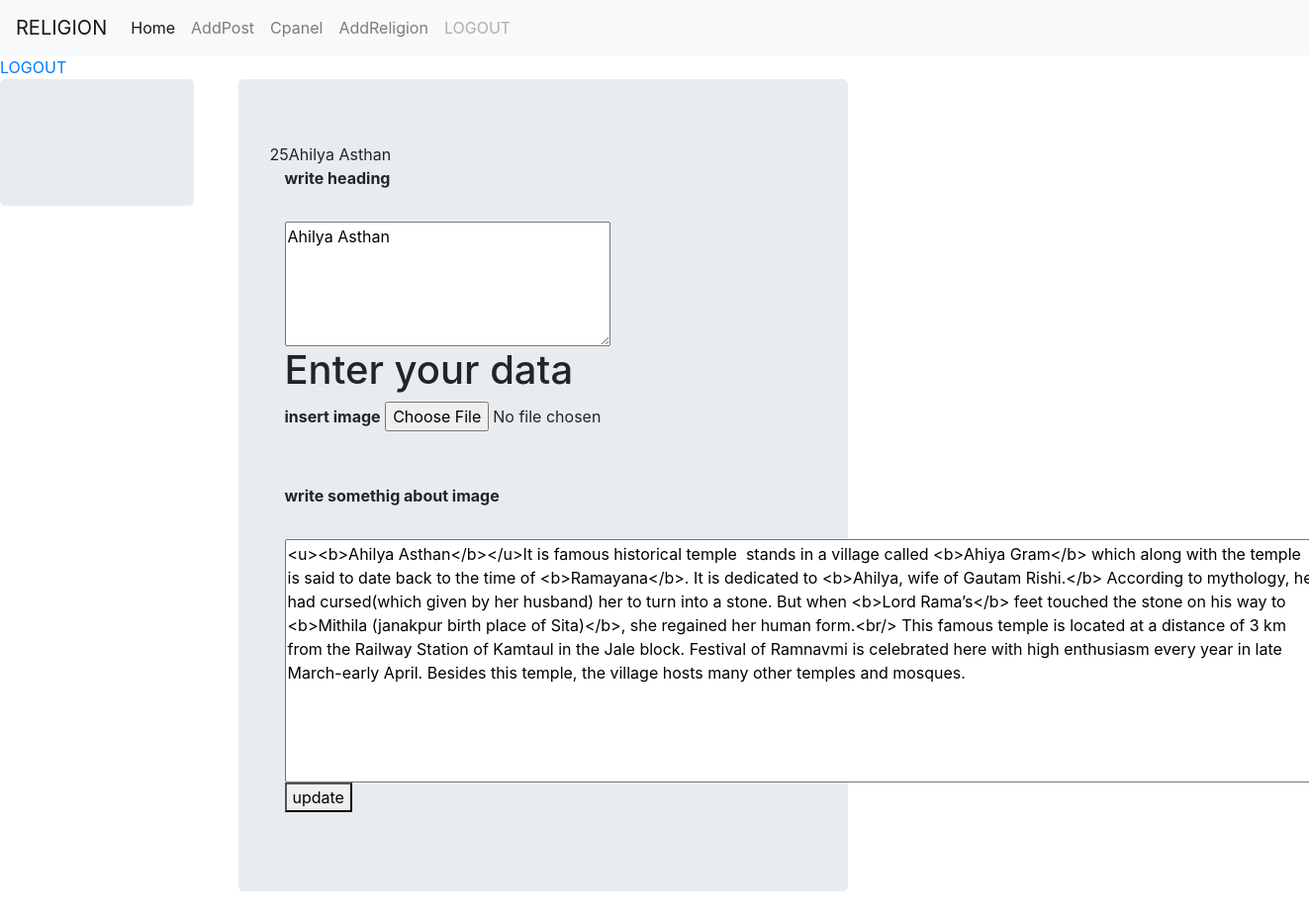
Screenshot of /admin/edit_post.php?pid=25 (signed in) with the database file from the repository.
### tables this page shows
CREATE TABLE `post` (
  `sno` int(4) NOT NULL,
  `rno` int(4) NOT NULL,
  `heading` varchar(255) NOT NULL,
  `image` text DEFAULT NULL,
  `content` longtext NOT NULL
);

### admin/edit_post.php (the view, shortened to what this page needs)
<html>
<?php
include'../db.php';
?>
<head>
  <link rel="stylesheet" href="https://maxcdn.bootstrapcdn.com/bootstrap/4.0.0/css/bootstrap.min.css" >
</head>
<body>
<?php
if($_SESSION["userId"])
{
include'header.php';
?>
<a href='logout.php'>LOGOUT</a>
<div class="row">
<div class="col-sm-2">
<div class='jumbotron'>
</div>
</div>
<div class="col-sm-6">
<div class='container'>
<div class='jumbotron'>
<?php if(isset($_GET['pid']))
{
$pid=$_GET['pid'];
echo $pid;
$q="SELECT * FROM post WHERE sno='$pid';";
$qr=mysqli_query($connect,$q);
$row=mysqli_fetch_array($qr);
$head=$row['heading'];
$content=$row['content'];
echo $head;
}
?>
<form action="upload_edit.php" method="post" enctype="multipart/form-data">
<div class="container">
  <label for=""><b>write heading</b></label><br/><br/>
    <textarea name='heading' cols="30" rows="5"placeholder="Write heading..."><?php echo $head;?></textarea>
  </div>
  <div class="container">
    <h1>Enter your data</h1>
    <label for=""><b>insert image</b></label>
   <input type="file" name="img1" />
   </div>
<br/><br/>
<div class="container">
  <label for=""><b>write somethig about image</b></label><br/><br/>
    <textarea name='content' cols="100" rows="10"placeholder="Write here..."><?php echo $content;?></textarea>
    <button type="submit" class="registerbtn"  value='submit' name="update">update</button>
  </div>
</form>
</div>
</div>
</div>
</div>
<?php
}
else
{
header('location:index.php');
}
?>
</body>
</html>

### rows the page displays
post: heading "Ahilya Asthan", content "<u><b>Ahilya Asthan</b></u>It is famous historical temple stands in a village called <b>Ahiya Gram</b> which along with the temple is said to date back to the time of <b>Ramayana</b>. It is dedicated to <b>Ahilya, wife of Gautam Rishi.</b> According to mythology, he had cursed(which given by her husband) her to turn into a stone. But when <b>Lord Rama’s</b> feet touched the stone on his way to <b>Mithila (janakpur birth place of Sita)</b>, she regained her human form.<br/> This famous temple is located at a distance of 3 km from the Railway Station of Kamtaul in the Jale block. Festival of Ramnavmi is celebrated here with high enthusiasm every year in late March-early April. Besides this…"

### other values shown
$pid "25"
